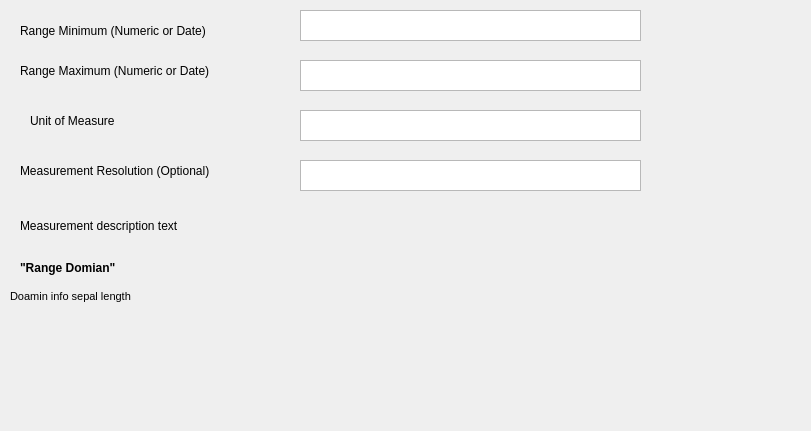
     <widget class="QWidget" name="widRange" native="true">
      <property name="enabled">
       <bool>true</bool>
      </property>
      <property name="geometry">
       <rect>
        <x>10</x>
        <y>860</y>
        <width>811</width>
        <height>431</height>
       </rect>
      </property>
      <property name="toolTipDuration" stdset="0">
       <number>-18</number>
      </property>
      <widget class="QLabel" name="label_13">
       <property name="enabled">
        <bool>true</bool>
       </property>
       <property name="geometry">
        <rect>
         <x>20</x>
         <y>10</y>
         <width>251</width>
         <height>41</height>
        </rect>
       </property>
       <property name="text">
        <string>Range Minimum (Numeric or Date)</string>
       </property>
      </widget>
      <widget class="QTextEdit" name="teRangeMin">
       <property name="geometry">
        <rect>
         <x>300</x>
         <y>10</y>
         <width>341</width>
         <height>31</height>
        </rect>
       </property>
       <property name="acceptRichText">
        <bool>true</bool>
       </property>
      </widget>
      <widget class="QTextEdit" name="teRangeMax">
       <property name="geometry">
        <rect>
         <x>300</x>
         <y>60</y>
         <width>341</width>
         <height>31</height>
        </rect>
       </property>
      </widget>
      <widget class="QTextBrowser" name="teUnit">
       <property name="enabled">
        <bool>true</bool>
       </property>
       <property name="geometry">
        <rect>
         <x>300</x>
         <y>110</y>
         <width>341</width>
         <height>31</height>
        </rect>
       </property>
       <property name="readOnly">
        <bool>false</bool>
       </property>
      </widget>
      <widget class="QLabel" name="label_14">
       <property name="enabled">
        <bool>true</bool>
       </property>
       <property name="geometry">
        <rect>
         <x>30</x>
         <y>110</y>
         <width>201</width>
         <height>21</height>
        </rect>
       </property>
       <property name="text">
        <string>Unit of Measure</string>
       </property>
      </widget>
      <widget class="QLabel" name="label_15">
       <property name="enabled">
        <bool>true</bool>
       </property>
       <property name="geometry">
        <rect>
         <x>20</x>
         <y>160</y>
         <width>271</width>
         <height>21</height>
        </rect>
       </property>
       <property name="text">
        <string>Measurement Resolution (Optional)</string>
       </property>
      </widget>
      <widget class="QLabel" name="label_16">
       <property name="enabled">
        <bool>true</bool>
       </property>
       <property name="geometry">
        <rect>
         <x>20</x>
         <y>60</y>
         <width>251</width>
         <height>21</height>
        </rect>
       </property>
       <property name="text">
        <string>Range Maximum (Numeric or Date)</string>
       </property>
      </widget>
      <widget class="QTextEdit" name="teResolution">
       <property name="geometry">
        <rect>
         <x>300</x>
         <y>160</y>
         <width>341</width>
         <height>31</height>
        </rect>
       </property>
      </widget>
      <widget class="QLabel" name="lblMeasurementDesc">
       <property name="geometry">
        <rect>
         <x>20</x>
         <y>180</y>
         <width>711</width>
         <height>91</height>
        </rect>
       </property>
       <property name="font">
        <font>
         <pointsize>9</pointsize>
        </font>
       </property>
       <property name="text">
        <string>Measurement description text</string>
       </property>
       <property name="wordWrap">
        <bool>true</bool>
       </property>
      </widget>
      <widget class="QLabel" name="lblrange">
       <property name="geometry">
        <rect>
         <x>20</x>
         <y>260</y>
         <width>351</width>
         <height>16</height>
        </rect>
       </property>
       <property name="font">
        <font>
         <weight>75</weight>
         <bold>true</bold>
        </font>
       </property>
       <property name="text">
        <string>&quot;Range Domian&quot;</string>
       </property>
      </widget>
      <widget class="QLabel" name="lblRangeDomain">
       <property name="geometry">
        <rect>
         <x>10</x>
         <y>290</y>
         <width>791</width>
         <height>141</height>
        </rect>
       </property>
       <property name="font">
        <font>
         <pointsize>8</pointsize>
        </font>
       </property>
       <property name="text">
        <string>Doamin info sepal length</string>
       </property>
       <property name="alignment">
        <set>Qt::AlignLeading|Qt::AlignLeft|Qt::AlignTop</set>
       </property>
       <property name="wordWrap">
        <bool>true</bool>
       </property>
      </widget>
     </widget>
